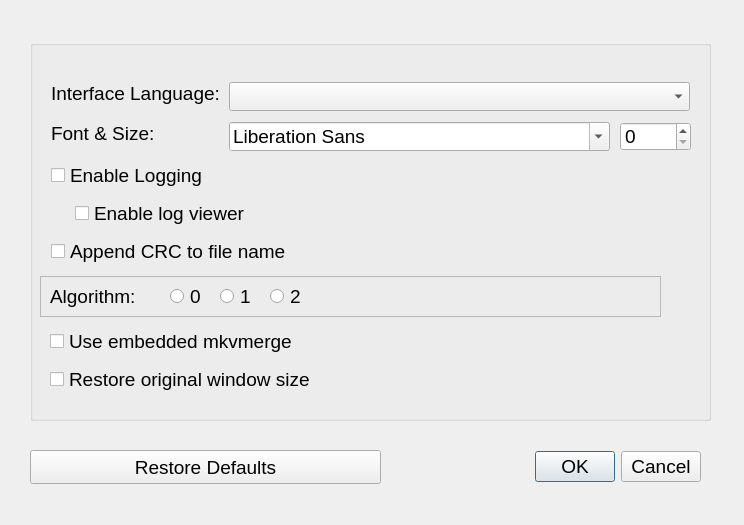
<?xml version="1.0" encoding="UTF-8"?>
<ui version="4.0">
 <class>PreferencesDialog</class>
 <widget class="QDialog" name="PreferencesDialog">
  <property name="geometry">
   <rect>
    <x>0</x>
    <y>0</y>
    <width>744</width>
    <height>525</height>
   </rect>
  </property>
  <property name="font">
   <font>
    <pointsize>14</pointsize>
   </font>
  </property>
  <property name="contextMenuPolicy">
   <enum>Qt::DefaultContextMenu</enum>
  </property>
  <property name="windowTitle">
   <string>Preferences</string>
  </property>
  <widget class="QDialogButtonBox" name="btnBox">
   <property name="geometry">
    <rect>
     <x>460</x>
     <y>450</y>
     <width>241</width>
     <height>34</height>
    </rect>
   </property>
   <property name="orientation">
    <enum>Qt::Horizontal</enum>
   </property>
   <property name="standardButtons">
    <set>QDialogButtonBox::Cancel|QDialogButtonBox::Ok</set>
   </property>
  </widget>
  <widget class="QGroupBox" name="grpBox">
   <property name="geometry">
    <rect>
     <x>30</x>
     <y>40</y>
     <width>681</width>
     <height>381</height>
    </rect>
   </property>
   <property name="title">
    <string/>
   </property>
   <widget class="QLabel" name="lblInterfaceLanguage">
    <property name="geometry">
     <rect>
      <x>21</x>
      <y>42</y>
      <width>172</width>
      <height>23</height>
     </rect>
    </property>
    <property name="text">
     <string>Interface Language:</string>
    </property>
   </widget>
   <widget class="QFontComboBox" name="fcmbBoxFontFamily">
    <property name="geometry">
     <rect>
      <x>199</x>
      <y>82</y>
      <width>381</width>
      <height>29</height>
     </rect>
    </property>
   </widget>
   <widget class="QCheckBox" name="chkBoxRestoreWindowSize">
    <property name="geometry">
     <rect>
      <x>20</x>
      <y>326</y>
      <width>641</width>
      <height>27</height>
     </rect>
    </property>
    <property name="text">
     <string>Restore original window size</string>
    </property>
   </widget>
   <widget class="QLabel" name="label">
    <property name="geometry">
     <rect>
      <x>203</x>
      <y>46</y>
      <width>16</width>
      <height>23</height>
     </rect>
    </property>
    <property name="text">
     <string/>
    </property>
   </widget>
   <widget class="QCheckBox" name="chkBoxEnableLogging">
    <property name="geometry">
     <rect>
      <x>21</x>
      <y>122</y>
      <width>641</width>
      <height>27</height>
     </rect>
    </property>
    <property name="text">
     <string>Enable Logging</string>
    </property>
   </widget>
   <widget class="QLabel" name="lblFontAndSize">
    <property name="geometry">
     <rect>
      <x>21</x>
      <y>82</y>
      <width>102</width>
      <height>23</height>
     </rect>
    </property>
    <property name="text">
     <string>Font &amp; Size:</string>
    </property>
   </widget>
   <widget class="QComboBox" name="cmbBoxInterfaceLanguage">
    <property name="geometry">
     <rect>
      <x>199</x>
      <y>42</y>
      <width>461</width>
      <height>29</height>
     </rect>
    </property>
   </widget>
   <widget class="QSpinBox" name="spinBoxFontSize">
    <property name="geometry">
     <rect>
      <x>590</x>
      <y>82</y>
      <width>71</width>
      <height>29</height>
     </rect>
    </property>
   </widget>
   <widget class="QFrame" name="frame">
    <property name="geometry">
     <rect>
      <x>10</x>
      <y>236</y>
      <width>621</width>
      <height>41</height>
     </rect>
    </property>
    <property name="frameShape">
     <enum>QFrame::StyledPanel</enum>
    </property>
    <property name="frameShadow">
     <enum>QFrame::Raised</enum>
    </property>
    <widget class="QLabel" name="lblAlgorithm">
     <property name="geometry">
      <rect>
       <x>10</x>
       <y>0</y>
       <width>121</width>
       <height>41</height>
      </rect>
     </property>
     <property name="text">
      <string>Algorithm:</string>
     </property>
    </widget>
    <widget class="QRadioButton" name="rbZero">
     <property name="geometry">
      <rect>
       <x>130</x>
       <y>0</y>
       <width>41</width>
       <height>41</height>
      </rect>
     </property>
     <property name="text">
      <string>0</string>
     </property>
    </widget>
    <widget class="QRadioButton" name="rbOne">
     <property name="geometry">
      <rect>
       <x>180</x>
       <y>0</y>
       <width>41</width>
       <height>41</height>
      </rect>
     </property>
     <property name="text">
      <string>1</string>
     </property>
    </widget>
    <widget class="QRadioButton" name="rbTwo">
     <property name="geometry">
      <rect>
       <x>230</x>
       <y>0</y>
       <width>41</width>
       <height>41</height>
      </rect>
     </property>
     <property name="text">
      <string>2</string>
     </property>
    </widget>
   </widget>
   <widget class="QCheckBox" name="chkBoxComputeCRC">
    <property name="geometry">
     <rect>
      <x>21</x>
      <y>198</y>
      <width>641</width>
      <height>27</height>
     </rect>
    </property>
    <property name="text">
     <string>Append CRC to file name</string>
    </property>
   </widget>
   <widget class="QCheckBox" name="chkBoxEnableLogViewer">
    <property name="geometry">
     <rect>
      <x>45</x>
      <y>160</y>
      <width>611</width>
      <height>27</height>
     </rect>
    </property>
    <property name="text">
     <string>Enable log viewer</string>
    </property>
   </widget>
   <widget class="QCheckBox" name="chkBoxUseEmbedded">
    <property name="geometry">
     <rect>
      <x>20</x>
      <y>288</y>
      <width>641</width>
      <height>27</height>
     </rect>
    </property>
    <property name="text">
     <string>Use embedded mkvmerge</string>
    </property>
   </widget>
  </widget>
  <widget class="QPushButton" name="btnRestoreDefaults">
   <property name="geometry">
    <rect>
     <x>30</x>
     <y>450</y>
     <width>351</width>
     <height>34</height>
    </rect>
   </property>
   <property name="text">
    <string>Restore Defaults</string>
   </property>
  </widget>
 </widget>
 <tabstops>
  <tabstop>cmbBoxInterfaceLanguage</tabstop>
  <tabstop>fcmbBoxFontFamily</tabstop>
  <tabstop>spinBoxFontSize</tabstop>
  <tabstop>chkBoxEnableLogging</tabstop>
  <tabstop>chkBoxRestoreWindowSize</tabstop>
  <tabstop>rbZero</tabstop>
  <tabstop>rbOne</tabstop>
  <tabstop>rbTwo</tabstop>
  <tabstop>btnRestoreDefaults</tabstop>
 </tabstops>
 <resources/>
 <connections>
  <connection>
   <sender>btnBox</sender>
   <signal>accepted()</signal>
   <receiver>PreferencesDialog</receiver>
   <slot>accept()</slot>
   <hints>
    <hint type="sourcelabel">
     <x>248</x>
     <y>254</y>
    </hint>
    <hint type="destinationlabel">
     <x>157</x>
     <y>274</y>
    </hint>
   </hints>
  </connection>
  <connection>
   <sender>btnBox</sender>
   <signal>rejected()</signal>
   <receiver>PreferencesDialog</receiver>
   <slot>reject()</slot>
   <hints>
    <hint type="sourcelabel">
     <x>316</x>
     <y>260</y>
    </hint>
    <hint type="destinationlabel">
     <x>286</x>
     <y>274</y>
    </hint>
   </hints>
  </connection>
 </connections>
</ui>
